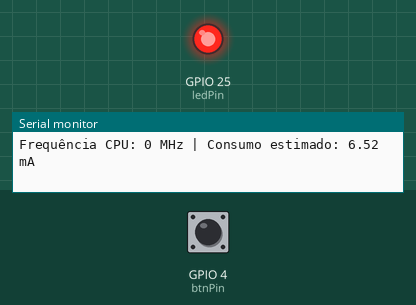
This sketch was run on a simulated ESP32. Parts: output pins drawn as LEDs (lit = HIGH), the last lines printed to the serial monitor. The inputs (shaded band) are chosen by the test bench; at power-on: GPIO 4 (btnPin) HIGH.

Above: at 4.8 s.
4.9 s: GPIO 4 (btnPin) pulled LOW for 2.35 s
At 7.4 s:
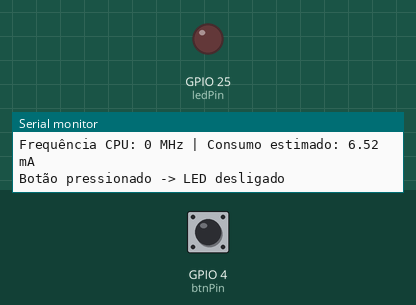
Timing chart, 0 to 9.5 s (numbered marks = the images above; inputs shaded):
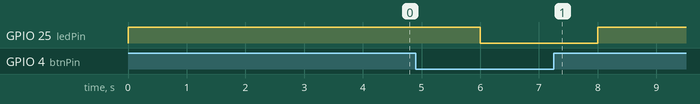

Measured:
- after the input at 4.9 s, GPIO 25 (ledPin): HIGH → LOW after 1.1 s, → HIGH 2.0 s later

The sketch:

pullUp_mostrarConsumo.ino
```cpp
//dvfs.ino
//FreeRTOS -> task ->  OS -> setFreq

//Bibliotecas (<> = sistema, "" = usuário)
#include <stdio.h>
#include "freertos/FreeRTOS.h"
#include "freertos/task.h"
#include "esp_system.h"
#include "driver/rtc_cntl.h"
#include "esp_private/esp_clk.h"

const int ledPin = 25;
const int btnPin = 4;

// Função para estimar consumo baseado na frequência
float estimar_consumo(uint32_t freq_cpu) {
  const float consumo_base = 35.0f;  // mA
  const float fator_consumo = 0.356f; // mA/MHz
  // F(x) = consumo_base + (freq_cpu - 80) * fator_consumo
  return consumo_base + ((float)freq_cpu - 80.0f) * fator_consumo;
}

// Explicação da função PULLUP
void pullup() {
  /*
    INPUT_PULLUP ativa um resistor interno que mantém o pino em nível alto (3.3V)
    quando não está conectado a nada. Isso evita sinais flutuantes.
    No caso do botão, conectamos um lado ao pino e o outro ao GND.
    Assim:
      - Botão solto: leitura HIGH (1)
      - Botão pressionado: leitura LOW (0)
  */
  Serial.println("PULLUP ativo no pino do botão. Botão solto = HIGH, pressionado = LOW.");
}

// Função para mostrar consumo estimado
void mostrarConsumo() {
  uint32_t freq_hz = esp_clk_cpu_freq();    // Frequência da CPU em Hz
  uint32_t freq_mhz = freq_hz / 1000000;    // Converte para MHz
  float consumo = estimar_consumo(freq_mhz);
  Serial.print("Frequência CPU: ");
  Serial.print(freq_mhz);
  Serial.print(" MHz | Consumo estimado: ");
  Serial.print(consumo);
  Serial.println(" mA");
}

void setup() {
  Serial.begin(115200);
  pinMode(ledPin, OUTPUT);
  pinMode(btnPin, INPUT_PULLUP); // Ativa resistor de pull-up interno
  pullup(); // Mostra explicação no Serial
}

// void loop() {
//   digitalWrite(ledPin, HIGH);
//   delay(500);
//   digitalWrite(ledPin, LOW);
//   delay(500);
//   mostrarConsumo();
//   pullup();
// }

void loop() {
  // Lê botão (LOW = pressionado, HIGH = solto)
  bool botaoPressionado = (digitalRead(btnPin) == LOW);

  if (botaoPressionado) {
    digitalWrite(ledPin, LOW); // Desliga LED
    Serial.println("Botão pressionado -> LED desligado");
    delay(2000);
  } else {
    digitalWrite(ledPin, HIGH);
    delay(2000);
  }
  mostrarConsumo();
}
```
